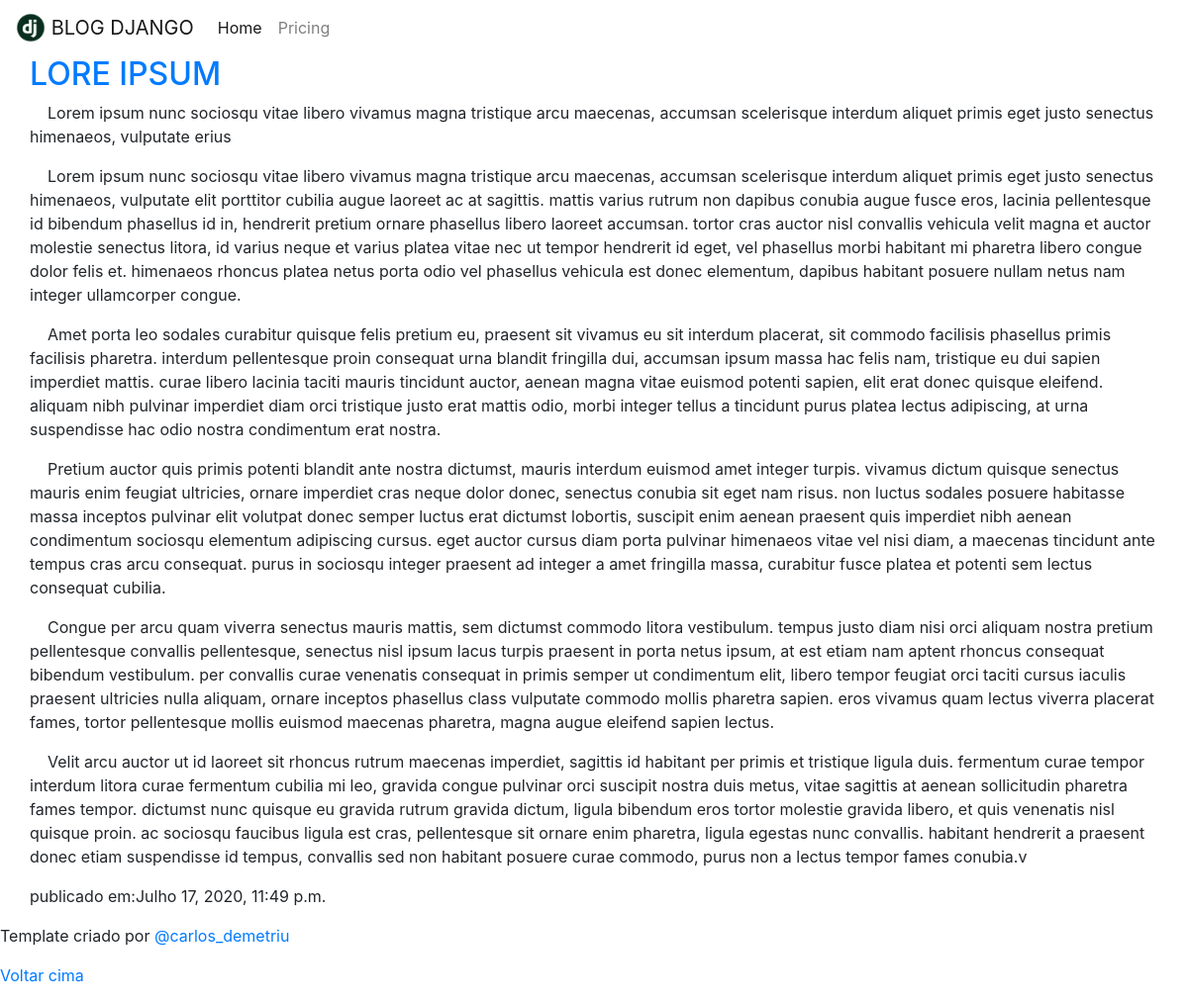
/post/LORE_IPSUM/, run on the app's committed database.
### website/models.py (models this page shows, shortened)
class Post(models.Model):
    STATUS = (
        ('active', 'Ativo'),
        ('draft', 'rascunho')
    )
    autor = models.ForeignKey(settings.AUTH_USER_MODEL, on_delete=models.CASCADE)
    titulo = models.CharField(max_length=200)
    resumo = RichTextField(default=1, max_length=200)
    conteudo = RichTextUploadingField()
    create_data = models.DateTimeField(auto_now_add=True)
    data_publicacao = models.DateTimeField(blank=True, null=True)
    slug = models.SlugField()
    status = models.CharField(max_length=15, choices=STATUS, default=STATUS[1])

### website/views.py (the view)
# urls.py: path('post/<slug:slug>/', views.post_detail, name='post_detail'),
def post_detail(request, slug):
    post = get_object_or_404(Post, slug=slug)
    return render(request, 'website/post_detail.html', {'post': post})

### website/templates/website/post_detail.html
{% extends 'website/base.html' %}
{% block conteudo %}
    <div class="blog-post-title">
        <h2>
            <a href="{% url 'website:post_detail' post.slug %}">
                {{ post.titulo }}
            </a>
        </h2>
    </div>
    <div class="blog-description">
        {{ post.resumo|safe }}
    </div>
    <div class="blog-post">
        {{ post.conteudo|safe }}
    </div>
    <p>publicado em:<time>{{ post.data_publicacao }}</time></p>
{% endblock %}

### data on the page
Post: titulo "LORE IPSUM", resumo "Lorem ipsum nunc sociosqu vitae libero vivamus magna tristique arcu maecenas, accumsan scelerisque interdum aliquet primis eget justo senectus himenaeos, vulputate erius", conteudo "Lorem ipsum nunc sociosqu vitae libero vivamus magna tristique arcu maecenas, accumsan scelerisque interdum aliquet primis eget justo senectus himenaeos, vulputate elit porttitor cubilia augue laoreet ac at sagittis. mattis varius rutrum non dapibus conubia augue fusce eros, lacinia pellentesque id bibendum phasellus id in, hendrerit pretium ornare phasellus libero laoreet accumsan. tortor cras auctor nisl convallis vehicula velit magna et auctor molestie senectus litora, id varius neque et varius platea vitae nec ut tempor hendrerit id eget, vel phasellus morbi habitant mi pharetra libero congue dolor felis et. himenaeos rhoncus platea netus porta odio vel phasellus vehicula est donec…", data_publicacao "Julho 17, 2020, 11:49 p.m."
